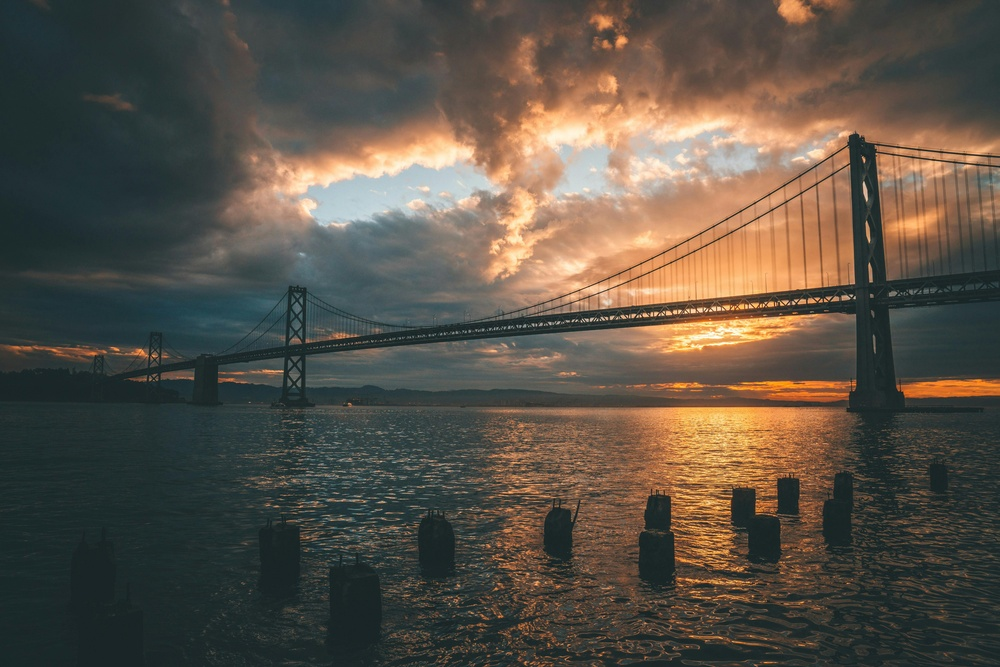
#> input picture ai25btech11021/SoftwareAssignment/figs/1colour/image.jpg, 1000 x 667 px, shrunk from 6000 x 4002 before the run, found by its file name
$ python visualization.py
#> lines starting #> are read from the running program, lines starting #| are printed output that depends on the picture
import numpy as np
import matplotlib.pyplot as plt
from PIL import Image
import os

# taking folder name as input like in the C code
folder_name = input("Enter folder name: ").strip()
#> the answer given: ../../figs/1colour

# making path to that folder
image_dir = os.path.join("..", "..", "figs", folder_name)

# fixed image name
possible_ext = ['.jpg', '.png', '.jpeg', '.pgm', '.ppm']
image_path = None

# check which file exists with name 'image'
for ext in possible_ext:
    path = os.path.join(image_dir, "image" + ext)
    if os.path.exists(path):
        image_path = path
        break

print("Reading:", image_path)

# read image and make it gray
img = Image.open(image_path).convert("L")
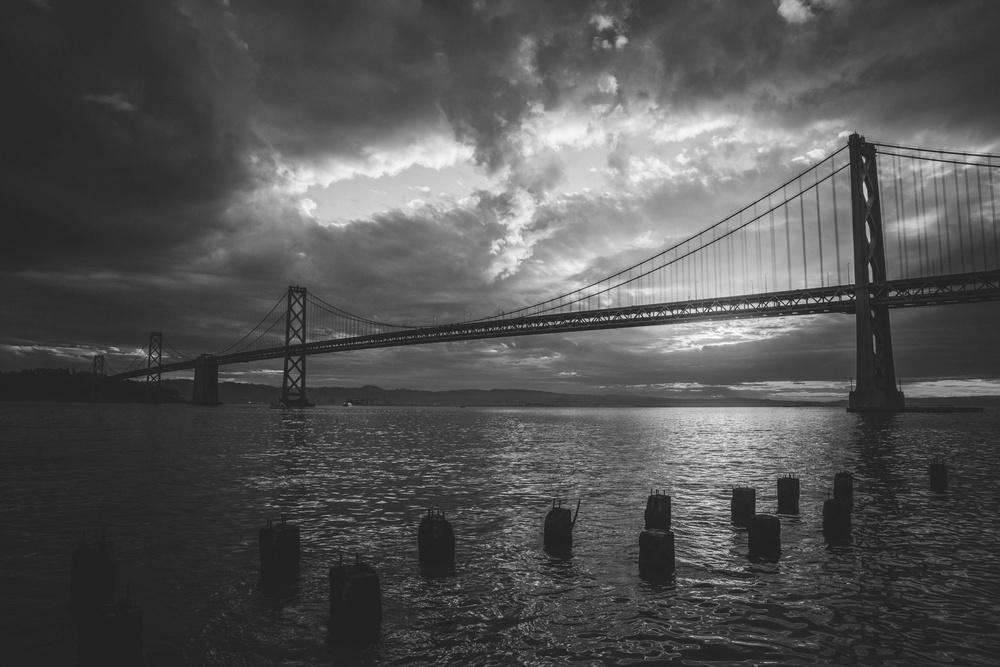
#> img: PIL image 1000x667 L; min 15, max 252, mean 83.2
A = np.array(img, float)

# do svd
U, S, Vt = np.linalg.svd(A, full_matrices=False)
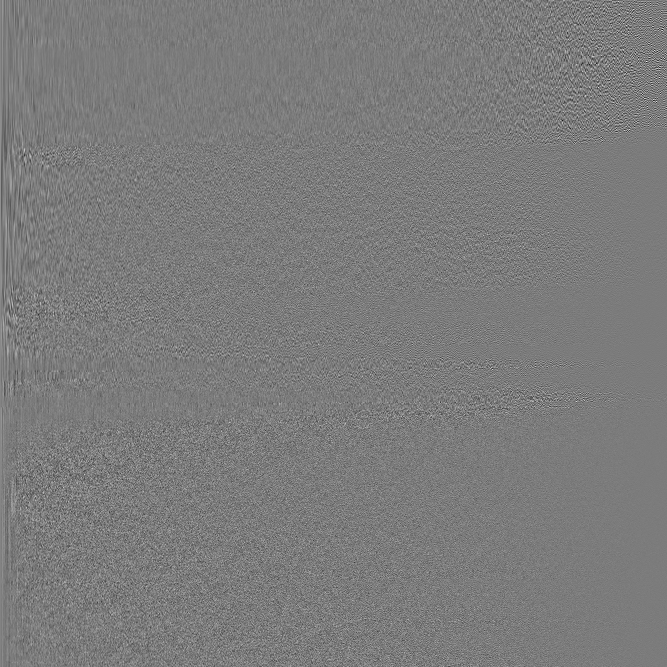
#> U: shape (667, 667) float64; min -0.368, max 0.388, mean 6.53e-05; drawn with min black and max white
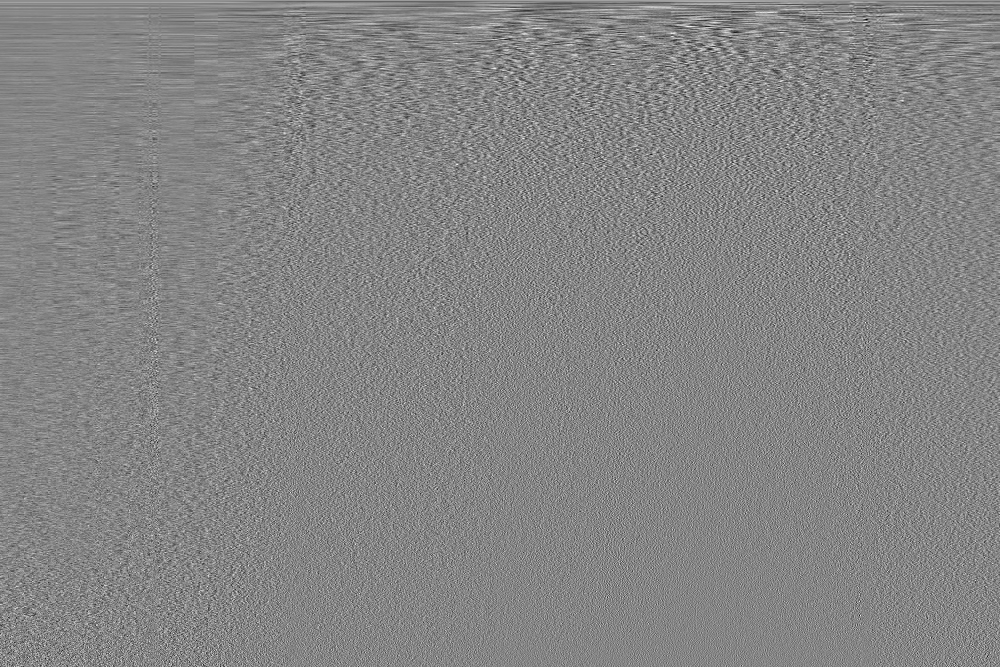
#> Vt: shape (667, 1000) float64; min -0.196, max 0.179, mean 5.62e-05; drawn with min black and max white
#> S = 667 values, max 76113.1 at index 0, min 3.84 at index 666, mean 442

# create visualization folder inside figs if not exist
visu_dir = os.path.join("..", "..", "figs", "visualization")
os.makedirs(visu_dir, exist_ok=True)

# output plot path
output_path = os.path.join(visu_dir, f"{folder_name}_visu.png")

# plot and save
plt.figure(figsize=(6, 4))
plt.plot(S, 'o-', markersize=2)
plt.title("Singular Values of " + folder_name)
plt.xlabel("Rank index (k)")
plt.ylabel("Singular value")
plt.grid(True)
plt.tight_layout()
plt.savefig(output_path)
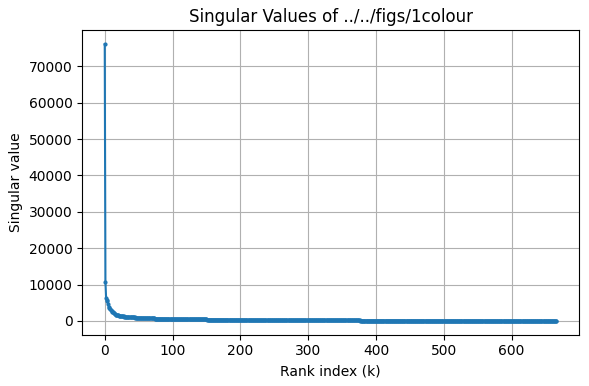
#> figure drawn by matplotlib, 1 panel; curve peaks at x = 0, y = 76113.1
plt.close()
